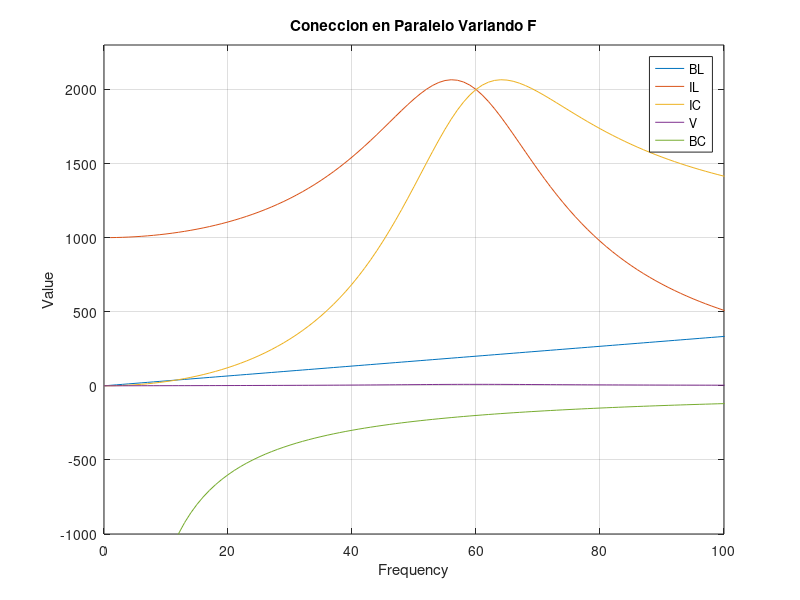

Reproduce this figure in MATLAB.
%function parallel_varying_F(v,L,C,r)
figure;
f=0:5000;
C=0.530516476972985;
L=1.32629119243246e-05;
F=1/(2*pi*sqrt(C*L))
imax=1000;
g=100;
w=2*pi*f;
BL=2*pi*f*C;
plot(f,BL),hold on;
BL=BL(BL>=0);
BC=-1./(2*pi*f*L);
BC=BC(BC<=0);
V=imax./sqrt(g^2+(w*C-1./(w*L)).^2);
IC=-BC.*V;
IL=BL.*V;
plot(f,IC),hold on;
plot(f,IL),grid on;
plot(f,V);hold on;
plot(f,BC),hold on;
xlabel('Frequency');
ylabel('Value');
legend('BL','IL','IC','V','BC');
title('Coneccion en Paralelo Variando F');
ICmax=max(IC)
ILmax=max(IL)
%Ireso=(imax/g)*;
axis([0 100 -1000 2300]);
%end